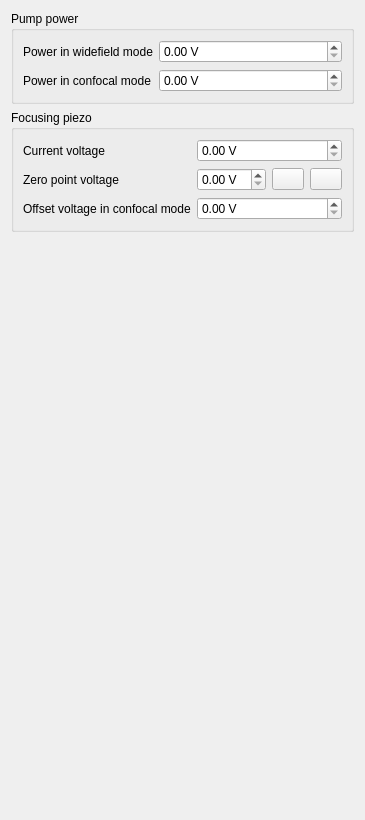
         <widget class="QWidget" name="TabGeneral">
          <attribute name="title">
           <string>General</string>
          </attribute>
          <layout class="QVBoxLayout" name="verticalLayout_6">
           <item>
            <widget class="QGroupBox" name="GBGeneralLaserPowers">
             <property name="title">
              <string>Pump power</string>
             </property>
             <layout class="QFormLayout" name="formLayout_5">
              <item row="0" column="0">
               <widget class="QLabel" name="LGeneralWidefieldPower">
                <property name="text">
                 <string>Power in widefield mode</string>
                </property>
               </widget>
              </item>
              <item row="0" column="1">
               <widget class="QDoubleSpinBox" name="SBGeneralWidefieldPower">
                <property name="suffix">
                 <string> V</string>
                </property>
               </widget>
              </item>
              <item row="1" column="0">
               <widget class="QLabel" name="LGeneralConfocalPower">
                <property name="text">
                 <string>Power in confocal mode</string>
                </property>
               </widget>
              </item>
              <item row="1" column="1">
               <widget class="QDoubleSpinBox" name="SBGeneralConfocalPower">
                <property name="suffix">
                 <string> V</string>
                </property>
               </widget>
              </item>
             </layout>
            </widget>
           </item>
           <item>
            <widget class="QGroupBox" name="GBGeneralFocus">
             <property name="title">
              <string>Focusing piezo</string>
             </property>
             <layout class="QFormLayout" name="formLayout_9">
              <item row="0" column="0">
               <widget class="QLabel" name="LGeneralFocusCurrentVoltage">
                <property name="text">
                 <string>Current voltage</string>
                </property>
               </widget>
              </item>
              <item row="0" column="1">
               <widget class="QDoubleSpinBox" name="SBGeneralFocusCurrentVoltage">
                <property name="suffix">
                 <string> V</string>
                </property>
               </widget>
              </item>
              <item row="1" column="0">
               <widget class="QLabel" name="LGeneralFocusZeroVoltage">
                <property name="text">
                 <string>Zero point voltage</string>
                </property>
               </widget>
              </item>
              <item row="1" column="1">
               <layout class="QHBoxLayout" name="horizontalLayout_10">
                <item>
                 <widget class="QDoubleSpinBox" name="SBGeneralFocusZeroVoltage">
                  <property name="suffix">
                   <string> V</string>
                  </property>
                 </widget>
                </item>
                <item>
                 <widget class="QPushButton" name="BGeneralFocusSetZeroVoltage">
                  <property name="maximumSize">
                   <size>
                    <width>32</width>
                    <height>16777215</height>
                   </size>
                  </property>
                  <property name="toolTip">
                   <string>Set zero voltage</string>
                  </property>
                  <property name="text">
                   <string/>
                  </property>
                  <property name="icon">
                   <iconset resource="../../QModules.qrc">
                    <normaloff>:/QModules/icons/Set-home.svg</normaloff>:/QModules/icons/Set-home.svg</iconset>
                  </property>
                 </widget>
                </item>
                <item>
                 <widget class="QPushButton" name="BGeneralFocusApplyZeroVoltage">
                  <property name="maximumSize">
                   <size>
                    <width>32</width>
                    <height>16777215</height>
                   </size>
                  </property>
                  <property name="toolTip">
                   <string>Apply zero voltage</string>
                  </property>
                  <property name="text">
                   <string/>
                  </property>
                  <property name="icon">
                   <iconset resource="../../QModules.qrc">
                    <normaloff>:/QModules/icons/Go-home-2.svg</normaloff>:/QModules/icons/Go-home-2.svg</iconset>
                  </property>
                 </widget>
                </item>
               </layout>
              </item>
              <item row="2" column="0">
               <widget class="QLabel" name="LGeneralFocusConfocalOffsetVoltage">
                <property name="text">
                 <string>Offset voltage in confocal mode</string>
                </property>
               </widget>
              </item>
              <item row="2" column="1">
               <widget class="QDoubleSpinBox" name="SBGeneralFocusConfocalOffsetVoltage">
                <property name="suffix">
                 <string> V</string>
                </property>
               </widget>
              </item>
             </layout>
            </widget>
           </item>
           <item>
            <spacer name="verticalSpacer_2">
             <property name="orientation">
              <enum>Qt::Vertical</enum>
             </property>
             <property name="sizeHint" stdset="0">
              <size>
               <width>20</width>
               <height>577</height>
              </size>
             </property>
            </spacer>
           </item>
          </layout>
         </widget>
